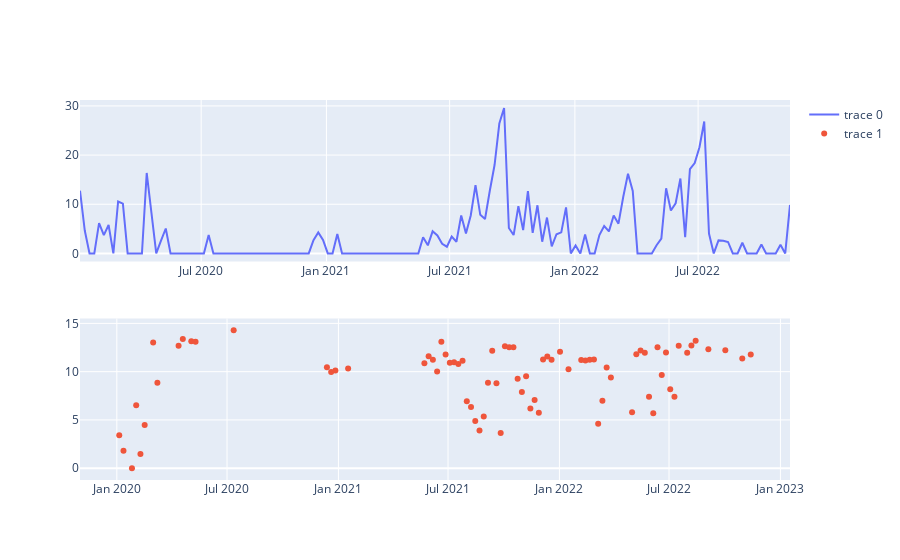

The notebook cell this image was saved under:
### Code cell
import plotly.express as px
import plotly.graph_objects as go
import plotly.subplots

MILE_CONST = 1609.3435021011532626
df["hrrs"] = df.average_speed / df.average_heartrate * 1e6

week_agg = pd.concat(
    [
        df.resample(rule="W", on="start_date_local")["distance"].sum(),
        df.resample(rule="W", on="start_date_local")["hrrs"].mean(),
    ],
    axis=1,
)

week_agg_filt = week_agg.loc[week_agg.index > "2020"]
# week_agg_filt = week_agg_filt.loc[week_agg_filt.distance > 0]
week_agg_filt = week_agg_filt / MILE_CONST

fig = plotly.subplots.make_subplots(rows=2, cols=1)
fig.add_trace(go.Scatter(x=week_agg_filt.index, y=week_agg_filt.distance), row=1, col=1)
fig.add_trace(
    go.Scatter(x=week_agg_filt.index, y=week_agg_filt.hrrs, mode="markers"),
    row=2,
    col=1,
)
fig.show()

### Figure 1 — Plotly figure (JSON) as saved in the notebook; plotly's stock layout.template omitted (floating-point values rounded to 4 significant figures; data arrays with more than 128 entries replaced by an {"elided": "..."} marker saying what was removed)
{"data": [{"type": "scatter", "x": {"elided": "150 str values"}, "xaxis": "x", "y": {"elided": "150 float values"}, "yaxis": "y"}, {"mode": "markers", "type": "scatter", "x": {"elided": "150 str values"}, "xaxis": "x2", "y": {"elided": "150 float values"}, "yaxis": "y2"}], "layout": {"xaxis": {"anchor": "y", "domain": [0, 1]}, "xaxis2": {"anchor": "y2", "domain": [0, 1]}, "yaxis": {"anchor": "x", "domain": [0.575, 1]}, "yaxis2": {"anchor": "x2", "domain": [0, 0.425]}}}
